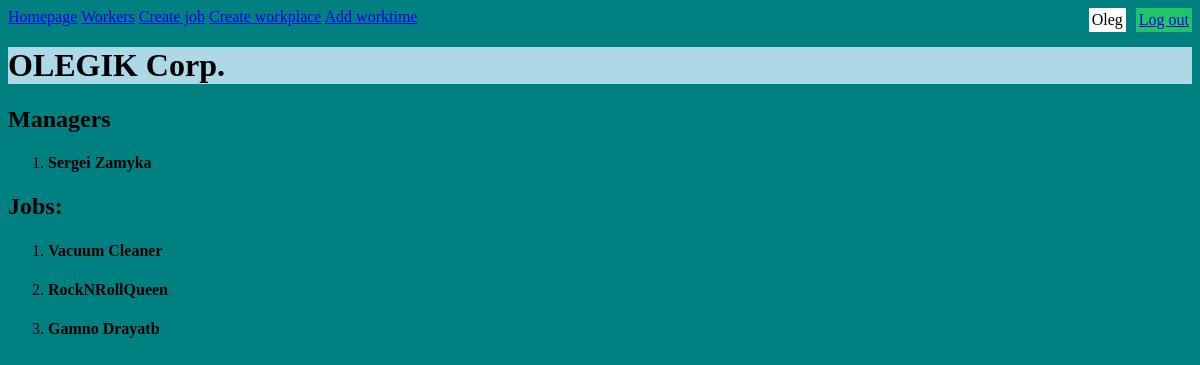
Page /1 (signed in) on the earlier database version.
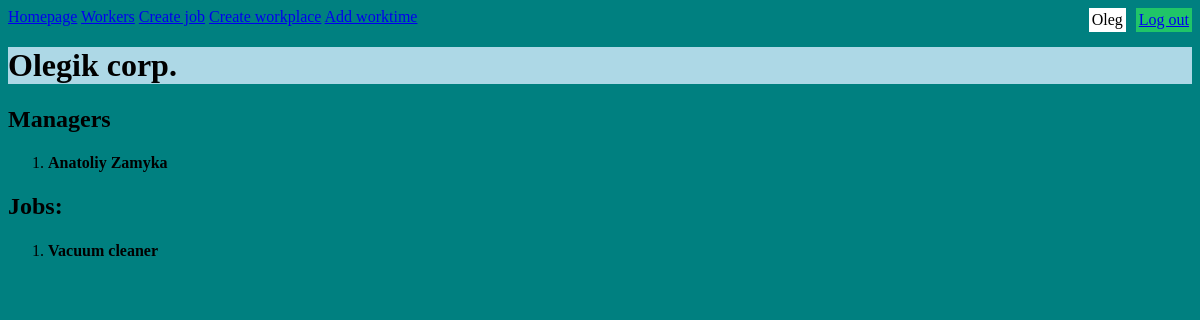
Same page on the later database version.
### polls/models.py (models this page shows, shortened)
class Company(models.Model):
    company_name = models.CharField(max_length=200)

class Manager(models.Model):
    name = models.CharField(max_length=200)
    company = models.ForeignKey(Company, on_delete=models.CASCADE)
    email = models.EmailField(max_length = 200)

class Job(models.Model):
    name = models.CharField(max_length=200)
    company = models.ForeignKey(Company, on_delete=models.CASCADE)

### polls/views.py (the view)
# urls.py: path('<int:pk>', views.CompanyDetailsView.as_view(), name='get_details'),
class CompanyDetailsView(generic.DetailView):
    template_name = 'polls/company_details.html'
    model = Company

### polls/templates/polls/company_details.html
{% extends 'polls/base.html' %}
{% load i18n %}
{% block content %}
<h1>{{company.company_name}}</h1>
<h2>{% trans "Managers" %}</h2>
{% if company.manager_set.all %}
	<ol>
		{% for manager in company.manager_set.all %}
		<li><h4>{{ manager.name }}</h4></li>
		{% endfor %}
	</ol>
{% else %}
<p>No details</p>
{% endif %}
<h2>{% trans "Jobs:" %}</h2>
{% if company.job_set.all %}
	<ol>
		{% for job in company.job_set.all %}
		<li>
			<h4>{{ job.name }}</h4>
		</li>
		{% endfor %}
	</ol>
{% else %}
	<p>{% trans "No details" %}</p>
{% endif %}
{% endblock %}

Differences in the rows shown:
removed Job: name "RockNRollQueen"
removed Job: name "Gamno Drayatb"
changed Company: company_name "OLEGIK Corp." → "Olegik corp."
changed Manager: name "Sergei Zamyka" → "Anatoliy Zamyka"
changed Job: name "Vacuum Cleaner" → "Vacuum cleaner"
